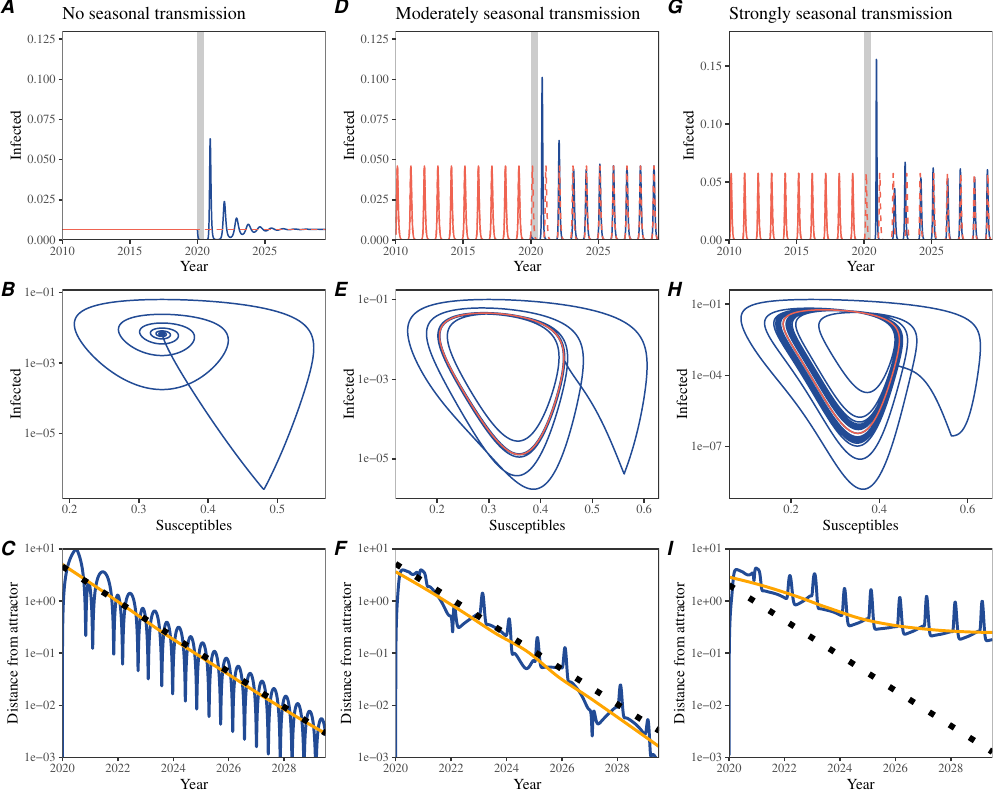

Write the R code that produced this figure.
library(deSolve)
library(dplyr)
library(ggplot2); theme_set(theme_bw(base_family = "Times"))
library(egg)
library(gridExtra)
source("../R/simulate_sirs.R")
source("../R/simulate_rsv_pitzer.R")
source("../R/distfun.R")

ss_perturb_sirs <- simulate_sirs(
  theta=0,
  tmax=2040) %>%
  filter(time >= 2010) %>%
  mutate(
    group=time < 2020
  )

ss_unperturb_sirs <- simulate_sirs(theta=0,
                                   tmax=2040,npifun=function(x)1) %>%
  filter(time >= 2010)

time <- ss_perturb_sirs$time

mat_perturb_SI_sirs <- matrix(c(ss_perturb_sirs$S, log(ss_perturb_sirs$I)), ncol=2)
mat_unperturb_SI_sirs <- matrix(c(ss_unperturb_sirs$S, log(ss_unperturb_sirs$I)), ncol=2)

dist_SI_sirs <- distfun(mat_perturb_SI_sirs, mat_unperturb_SI_sirs,
                   ss_perturb_sirs$time,
                   2020, "all",
                   scale=FALSE)

g1 <- ggplot(ss_perturb_sirs) +
  annotate("rect", xmin=2020, xmax=2020.5, ymin=-Inf, ymax=Inf, fill="gray80") +
  geom_line(aes(time, I, col=group)) +
  geom_line(data=ss_unperturb_sirs, aes(time, I), lty=2, col="#EF6351") +
  scale_x_continuous("Year", expand=c(0, 0), limits=c(NA, 2029.5)) +
  scale_y_continuous("Infected", expand=c(0, 0), limits=c(0, 0.13)) +
  scale_color_manual(values=c("#224B95", "#EF6351")) +
  ggtitle("No seasonal transmission") +
  theme(
    panel.grid = element_blank(),
    legend.position = "none"
  )

ee_sirs <- eigen_sirs()

g2 <- ggplot(bind_cols(as.data.frame(mat_perturb_SI_sirs), data.frame(time=time))) +
  geom_path(aes(V1, exp(V2)), col="#224B95") +
  geom_path(data=bind_cols(as.data.frame(mat_unperturb_SI_sirs), data.frame(time=time)),
            aes(V1, exp(V2)), col="#EF6351") +
  scale_x_continuous("Susceptibles") +
  scale_y_log10("Infected") +
  theme(
    panel.grid = element_blank(),
    legend.position = "none"
  )

maxt_SI_sirs <- dist_SI_sirs$time[which.max(dist_SI_sirs$dist)]
lfit_SI_sirs <- lm(log(dist)~time, data=filter(dist_SI_sirs, time>=maxt_SI_sirs))

g3 <- ggplot(filter(dist_SI_sirs, time >= 2020)) +
  geom_line(aes(time, dist), col="#224B95", lwd=1) +
  geom_smooth(aes(time, dist), method="loess", col="orange") +
  geom_function(fun=function(x) exp(predict(lfit_SI_sirs)[1]) * exp(-ee_sirs*(x-maxt_SI_sirs)),
                lwd=0.7, lty=3) +
  scale_x_continuous("Year", expand=c(0, 0), limits=c(NA, 2029.5),
                     breaks=seq(2020, 2030, by=2)) +
  scale_y_log10("Distance from attractor", expand=c(0, 0)) +
  coord_cartesian(ylim=c(1e-3, 10)) +
  theme(
    panel.grid = element_blank(),
    legend.position = "none"
  )

ss_perturb_sirs2 <- simulate_sirs(
  theta=0.2,
  tmax=2040) %>%
  filter(time >= 2010) %>%
  mutate(
    group=time < 2020
  )

ss_unperturb_sirs2 <- simulate_sirs(theta=0.2,
                                   tmax=2040,npifun=function(x)1) %>%
  filter(time >= 2010)

mat_perturb_SI_sirs2 <- matrix(c(ss_perturb_sirs2$S, log(ss_perturb_sirs2$I)), ncol=2)
mat_unperturb_SI_sirs2 <- matrix(c(ss_unperturb_sirs2$S, log(ss_unperturb_sirs2$I)), ncol=2)

dist_SI_sirs2 <- distfun(mat_perturb_SI_sirs2, mat_unperturb_SI_sirs2,
                        ss_perturb_sirs2$time,
                        2020, "all")

g4 <- ggplot(ss_perturb_sirs2) +
  annotate("rect", xmin=2020, xmax=2020.5, ymin=-Inf, ymax=Inf, fill="gray80") +
  geom_line(aes(time, I, col=group)) +
  geom_line(data=ss_unperturb_sirs2, aes(time, I), lty=2, col="#EF6351") +
  scale_x_continuous("Year", expand=c(0, 0), limits=c(NA, 2029.5)) +
  scale_y_continuous("Infected", expand=c(0, 0), limits=c(0, 0.13)) +
  scale_color_manual(values=c("#224B95", "#EF6351")) +
  ggtitle("Moderately seasonal transmission") +
  theme(
    panel.grid = element_blank(),
    legend.position = "none"
  )

g5 <- ggplot(bind_cols(as.data.frame(mat_perturb_SI_sirs2), data.frame(time=time))) +
  geom_path(aes(V1, exp(V2)), col="#224B95") +
  geom_path(data=bind_cols(as.data.frame(mat_unperturb_SI_sirs2), data.frame(time=time)),
            aes(V1, exp(V2)), col="#EF6351") +
  scale_x_continuous("Susceptibles") +
  scale_y_log10("Infected") +
  theme(
    panel.grid = element_blank(),
    legend.position = "none"
  )

maxt_SI_sirs2 <- dist_SI_sirs2$time[which.max(dist_SI_sirs2$dist)]
lfit_SI_sirs2 <- lm(log(dist)~time, data=filter(dist_SI_sirs2, time>=maxt_SI_sirs2))

g6 <- ggplot(filter(dist_SI_sirs2, time >= 2020)) +
  geom_line(aes(time, dist), col="#224B95", lwd=1) +
  geom_smooth(aes(time, dist), method="loess", col="orange") +
  geom_function(fun=function(x) exp(predict(lfit_SI_sirs2)[1]) * exp(-ee_sirs*(x-maxt_SI_sirs2)),
                lwd=0.7, lty=3) +
  scale_x_continuous("Year", expand=c(0, 0), limits=c(NA, 2029.5),
                     breaks=seq(2020, 2030, by=2)) +
  scale_y_log10("Distance from attractor", expand=c(0, 0)) +
  coord_cartesian(ylim=c(1e-3, 10)) +
  theme(
    panel.grid = element_blank(),
    legend.position = "none"
  )


ss_perturb_sirs3 <- simulate_sirs(
  theta=0.4,
  tmax=2040) %>%
  filter(time >= 2010) %>%
  mutate(
    group=time < 2020
  )

ss_unperturb_sirs3 <- simulate_sirs(theta=0.4,
                                    tmax=2040,npifun=function(x)1) %>%
  filter(time >= 2010)

mat_perturb_SI_sirs3 <- matrix(c(ss_perturb_sirs3$S, log(ss_perturb_sirs3$I)), ncol=2)
mat_unperturb_SI_sirs3 <- matrix(c(ss_unperturb_sirs3$S, log(ss_unperturb_sirs3$I)), ncol=2)

dist_SI_sirs3 <- distfun(mat_perturb_SI_sirs3, mat_unperturb_SI_sirs3,
                         ss_perturb_sirs3$time,
                         2020, "all")

g7 <- ggplot(ss_perturb_sirs3) +
  annotate("rect", xmin=2020, xmax=2020.5, ymin=-Inf, ymax=Inf, fill="gray80") +
  geom_line(aes(time, I, col=group)) +
  geom_line(data=ss_unperturb_sirs3, aes(time, I), lty=2, col="#EF6351") +
  scale_x_continuous("Year", expand=c(0, 0), limits=c(NA, 2029.5)) +
  scale_y_continuous("Infected", expand=c(0, 0), limits=c(0, 0.18)) +
  scale_color_manual(values=c("#224B95", "#EF6351")) +
  ggtitle("Strongly seasonal transmission") +
  theme(
    panel.grid = element_blank(),
    legend.position = "none"
  )

g8 <- ggplot(bind_cols(as.data.frame(mat_perturb_SI_sirs3), data.frame(time=time))) +
  geom_path(aes(V1, exp(V2)), col="#224B95") +
  geom_path(data=bind_cols(as.data.frame(mat_unperturb_SI_sirs3), data.frame(time=time)),
            aes(V1, exp(V2)), col="#EF6351") +
  scale_x_continuous("Susceptibles") +
  scale_y_log10("Infected") +
  theme(
    panel.grid = element_blank(),
    legend.position = "none"
  )

maxt_SI_sirs3 <- dist_SI_sirs3$time[which.max(dist_SI_sirs3$dist)]
lfit_SI_sirs3 <- lm(log(dist)~time, data=filter(dist_SI_sirs3, time>=maxt_SI_sirs3))

g9 <- ggplot(filter(dist_SI_sirs3, time >= 2020)) +
  geom_line(aes(time, dist), col="#224B95", lwd=1) +
  geom_smooth(aes(time, dist), method="loess", col="orange") +
  geom_function(fun=function(x) exp(predict(lfit_SI_sirs3)[1]) * exp(-ee_sirs*(x-maxt_SI_sirs3)),
                lwd=0.7, lty=3) +
  scale_x_continuous("Year", expand=c(0, 0), limits=c(NA, 2029.5),
                     breaks=seq(2020, 2030, by=2)) +
  scale_y_log10("Distance from attractor", expand=c(0, 0)) +
  coord_cartesian(ylim=c(1e-3, 10)) +
  theme(
    panel.grid = element_blank(),
    legend.position = "none"
  )

gcomb <- ggarrange(g1, g2, g3, g4, g5, g6, g7, g8, g9,
          nrow=3,
          byrow = FALSE,
          labels=LETTERS[1:9])

ggsave("figure2_simple_seas.pdf", gcomb, width=10, height=8)
